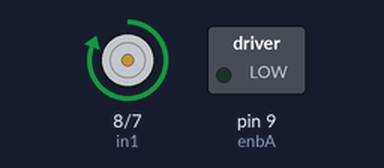
A sketch run on a simulated Arduino Uno, built with avr-gcc and run on an emulated ATmega328P. Shown: motor-driver pin pairs drawn as motors (green arrow = first pin HIGH = forward, orange = second pin HIGH = backward, longer = more drive), switched loads named in the sketch (green lamp = pin HIGH).

Above: at 0.5 s.
At 2.5 s:
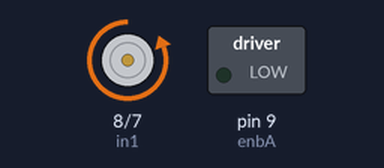
At 3.5 s:
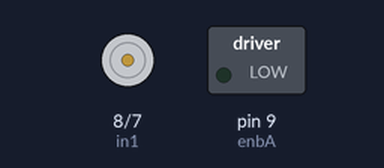
Timing chart, 0 to 5.2 s (numbered marks = the images above):
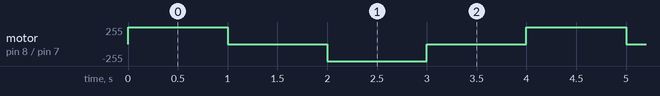

The sketch:

dc_motor.ino
```cpp
int in1=8;
int in2=7;
int enbA=9;

void setup() {
  // put your setup code here, to run once:
  pinMode(in1,OUTPUT);
  pinMode(in2,OUTPUT);
  pinMode(enbA,OUTPUT);
}

void loop() {
  // put your main code here, to run repeatedly:
  digitalWrite(in1,HIGH);
  digitalWrite(in2,LOW);
  delay(1000);
  digitalWrite(in1,LOW);
  delay(1000);


  digitalWrite(in2,HIGH);
  digitalWrite(in1,LOW);
  delay(1000);
  digitalWrite(in2,LOW);
  delay(1000);

}
```

Measured:
- by itself, motor on pin 8 (in1) / pin 7 (in2): repeats every 4.0 s: stopped 1.0 s, backward 255/255 1.0 s, stopped 1.0 s, forward 255/255 1.0 s
